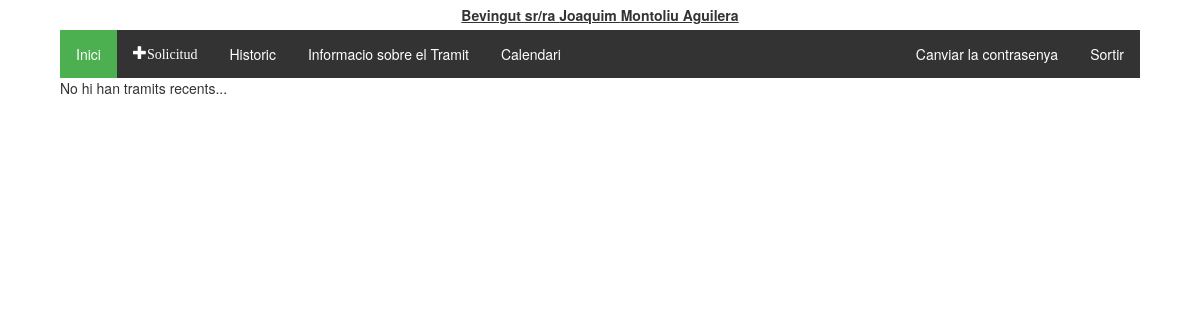
/tramitador/ (signed in), run on an earlier commit of the app's database.
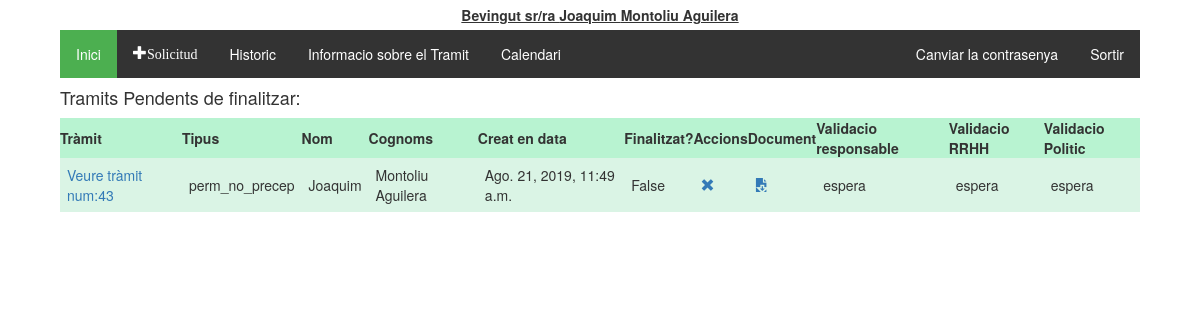
And on a later commit of the database.
### tramitador/models.py (models this page shows, shortened)
class Tramit(models.Model):
    validacio = (
        ('conforme','conforme'),
        ('inconforme','no conforme'),
        ('espera', 'en espera'),
    )
    tipologia = (
        ('vacances', 'Vacances'),
        ('perm_precep', 'Permisos preceptius'),
        ('perm_no_precep', 'Permisos no preceptius'),
        ('asum_p', 'Asumptes personals'),
    )
    treballador = models.ForeignKey(Treballadors, on_delete=models.CASCADE)
    document = models.ForeignKey(Document, on_delete=models.SET_NULL, null=True, blank=True)
    creat_en = models.DateTimeField(auto_now_add=True)
    modificat_en = models.DateTimeField(auto_now=True)
    data_sol = models.CharField(max_length=250, help_text = "Interval de dates amb guións '/', per dies no consecutios emprar ';' Exemple:2019-08-01-2019-08-20;2019-09-09")
    tipus = models.CharField(max_length=40, choices=tipologia, default='asum_p')
    finalitzat = models.BooleanField(default=False)
    """Validacio de RRHH"""
    valRRHH = models.CharField(max_length=20, choices=validacio, default='espera')
    """Validacio del responsable"""
    valResp =  models.CharField(max_length=20, choices=validacio, default='espera')
    """Validacio del Politic"""
    valPol = models.CharField(max_length=20, choices=validacio, default='espera')
    """En cas de voler explicar el motiu"""
    missatge_usuari = models.CharField(max_length=2000, null = True)
    missatge_responsable = models.CharField(max_length=2000, null = True, blank=True)
    """Millores per el admin site"""
    def was_published_recently(self):
        return self.creat_en >= timezone.now() - datetime.timedelta(days=1)
    was_published_recently.admin_order_field = 'creat_en'
    was_published_recently.boolean = True
    was_published_recently.short_description = 'Publicat recentment?'

class Treballadors(AbstractUser):
    usuari = models.CharField(max_length=20)
    """nom = models.CharField(max_length=20)
    cognoms = models.CharField(max_length=20)
    email = models.CharField(max_length=50)"""
    dni = models.CharField(max_length=20, null = True, blank=True)
    areas = models.ManyToManyField(Area)
    """rol = models.CharField(max_length=20, choices = tip_rols, default = 'treb')
    estat = models.CharField(max_length=10, choices = tip_estats, default = 'alta')"""

class Document(models.Model):
    descripcio = models.CharField(max_length=255, blank=True)
    document = models.FileField(upload_to='%Y/%m/')
    pujat_en = models.DateTimeField(auto_now_add=True)
    pujat_per = models.ForeignKey(Treballadors, on_delete=models.CASCADE)

### tramitador/views.py (the view)
def index(request):
    tramits_pendents = Tramit.objects.all().filter(treballador__id=request.user.id).exclude(finalitzat = True)
    context = {'tramits_pendents': tramits_pendents}
    return render(request, 'tramits/index.html', context)

### tramitador/templatetags/group.py (called while the page is built)
@register.filter(name='has_group')
def has_group(user, group_name):
    group_name = group_name.split(";")
    for group in group_name:
        if(user.groups.filter(name=group).exists()):
            return True
    return False

### tramitador/templates/tramits/index.html (shortened to what this page needs)
{% extends 'tramits/base.html' %}
{% block content %}
  {% if tramits_pendents %}
  <h4>Tramits Pendents de finalitzar:</h4>
    <table class="TFtable">
      <tr>
        <th>Tràmit</th><th>Tipus</th><th>Nom</th><th>Cognoms</th><th>Creat en data</th><th>Finalitzat?</th><th>Accions</th><th>Document</th>
        <th>Validacio responsable</th><th>Validacio RRHH</th><th>Validacio Politic</th>
      </tr>
      {% for tramit in tramits_pendents %}
      <tr>
        <td><a href="{% url 'tramit_detall' tramit.id %}">Veure tràmit num:{{tramit.id}}</a></td><td>{{tramit.tipus}}</td><td>{{tramit.treballador.first_name}}</td><td>{{tramit.treballador.last_name}}</td>
        <td>{{tramit.creat_en}}</td><td>{{tramit.finalitzat}}</td><td><a href="{% url 'tramit_eliminar' tramit.id %}"  onclick="return confirm('Estas segur de vole eliminar el tràmit?')" class="glyphicon glyphicon-remove"></a></td>
        <td>
          {% if tramit.document %}
            <a href='/static/documents/upload/{{tramit.document.document }}' class="glyphicon glyphicon-save-file"></a>
          {% else %}
            <input type="file"  data-tramit="{{tramit.pk}}" />
            <input type="button" class="glyphicon glyphicon-open-file" value="Enviar" name="pujar"/>
          {% endif %}
        </td>
        <td>{{tramit.valResp}}</td><td>{{tramit.valRRHH}}</td><td>{{tramit.valPol}}</td>
      </tr>
      {% endfor %}
    </table>
    {% else %}
      <p>No hi han tramits recents...</p>
  {% endif %}
{% endblock %}

What changed in the data, as far as the page shows it:
added Tramit: id "43", tipus "perm_no_precep", treballador.first_name "Joaquim", treballador.last_name "Montoliu Aguilera", creat_en "Ago. 21, 2019, 11:49 a.m.", finalitzat "False", valResp "espera", valRRHH "espera", valPol "espera"
Also different on the page:
text no longer shown: "No hi han tramits recents..."
text now shown: "Tramits Pendents de finalitzar: Tràmit Tipus Nom Cognoms Creat en data Finalitzat? Accions Document Validacio responsable Validacio RRHH Validacio Politic"
